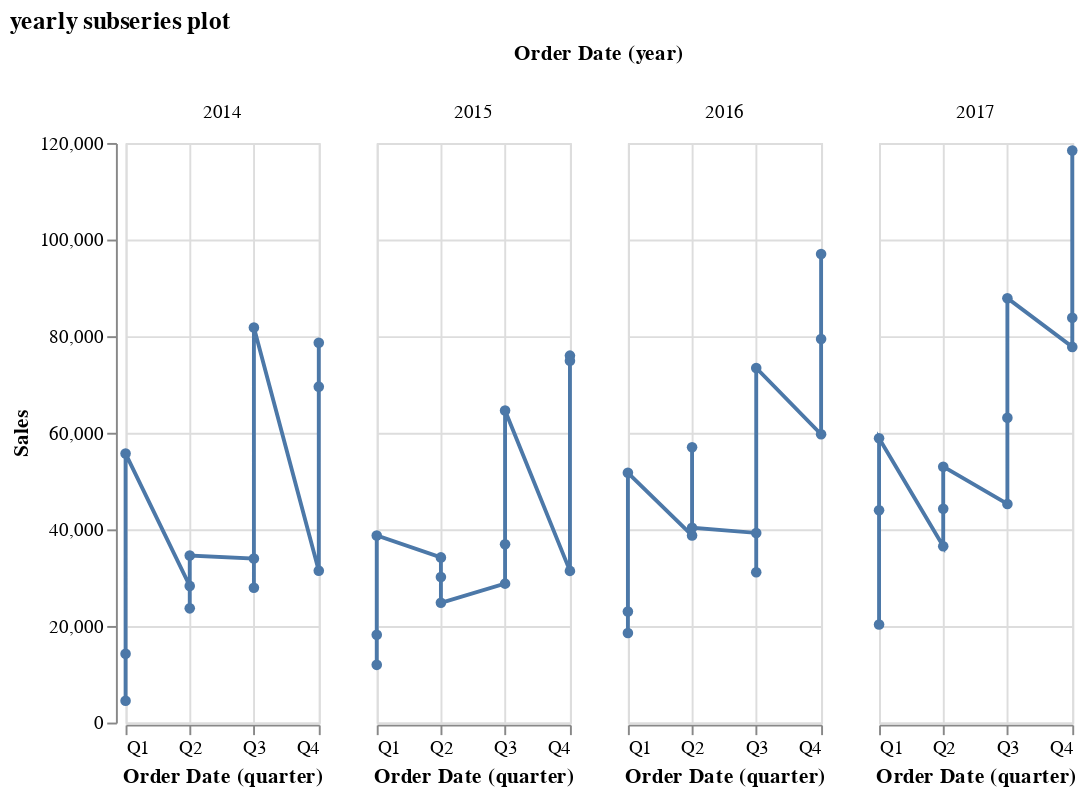

The notebook cell this image was saved under:
### Code cell
alt.Chart(monthly_all_df.reset_index()).mark_line(point=True).encode(
    x = 'quarter(Order Date)',
    y = 'Sales',
    column = 'year(Order Date)',
    tooltip = ['Order Date', 'Sales']
).properties(
    width = 100,
    title = 'yearly subseries plot'
)

### Figure 1 — Vega-Lite specification as saved in the notebook (floating-point values rounded to 4 significant figures)
{"config": {"view": {"continuousWidth": 300, "continuousHeight": 300}}, "data": {"name": "data-f912a0ed9fafb9ee8c14e88e0667045d"}, "mark": {"type": "line", "point": true}, "encoding": {"column": {"field": "Order Date", "timeUnit": "year", "type": "temporal"}, "tooltip": [{"field": "Order Date", "type": "temporal"}, {"field": "Sales", "type": "quantitative"}], "x": {"field": "Order Date", "timeUnit": "quarter", "type": "temporal"}, "y": {"field": "Sales", "type": "quantitative"}}, "title": "yearly subseries plot", "width": 100, "$schema": "https://vega.github.io/schema/vega-lite/v5.8.0.json", "datasets": {"data-f912a0ed9fafb9ee8c14e88e0667045d": [{"Order Date": "2014-01-31T00:00:00", "Sales": 14240.0}, {"Order Date": "2014-02-28T00:00:00", "Sales": 4520.0}, {"Order Date": "2014-03-31T00:00:00", "Sales": 55690.0}, {"Order Date": "2014-04-30T00:00:00", "Sales": 28300.0}, {"Order Date": "2014-05-31T00:00:00", "Sales": 23650.0}, {"Order Date": "2014-06-30T00:00:00", "Sales": 34600.0}, {"Order Date": "2014-07-31T00:00:00", "Sales": 33950.0}, {"Order Date": "2014-08-31T00:00:00", "Sales": 27910.0}, {"Order Date": "2014-09-30T00:00:00", "Sales": 81780.0}, {"Order Date": "2014-10-31T00:00:00", "Sales": 31450.0}, {"Order Date": "2014-11-30T00:00:00", "Sales": 78630.0}, {"Order Date": "2014-12-31T00:00:00", "Sales": 69550.0}, {"Order Date": "2015-01-31T00:00:00", "Sales": 18170.0}, {"Order Date": "2015-02-28T00:00:00", "Sales": 11950.0}, {"Order Date": "2015-03-31T00:00:00", "Sales": 38730.0}, {"Order Date": "2015-04-30T00:00:00", "Sales": 34200.0}, {"Order Date": "2015-05-31T00:00:00", "Sales": 30130.0}, {"Order Date": "2015-06-30T00:00:00", "Sales": 24800.0}, {"Order Date": "2015-07-31T00:00:00", "Sales": 28770.0}, {"Order Date": "2015-08-31T00:00:00", "Sales": 36900.0}, {"Order Date": "2015-09-30T00:00:00", "Sales": 64600.0}, {"Order Date": "2015-10-31T00:00:00", "Sales": 31400.0}, {"Order Date": "2015-11-30T00:00:00", "Sales": 75970.0}, {"Order Date": "2015-12-31T00:00:00", "Sales": 74920.0}, {"Order Date": "2016-01-31T00:00:00", "Sales": 18540.0}, {"Order Date": "2016-02-29T00:00:00", "Sales": 22980.0}, {"Order Date": "2016-03-31T00:00:00", "Sales": 51720.0}, {"Order Date": "2016-04-30T00:00:00", "Sales": 38750.0}, {"Order Date": "2016-05-31T00:00:00", "Sales": 56990.0}, {"Order Date": "2016-06-30T00:00:00", "Sales": 40340.0}, {"Order Date": "2016-07-31T00:00:00", "Sales": 39260.0}, {"Order Date": "2016-08-31T00:00:00", "Sales": 31120.0}, {"Order Date": "2016-09-30T00:00:00", "Sales": 73410.0}, {"Order Date": "2016-10-31T00:00:00", "Sales": 59690.0}, {"Order Date": "2016-11-30T00:00:00", "Sales": 79410.0}, {"Order Date": "2016-12-31T00:00:00", "Sales": 97000.0}, {"Order Date": "2017-01-31T00:00:00", "Sales": 43970.0}, {"Order Date": "2017-02-28T00:00:00", "Sales": 20300.0}, {"Order Date": "2017-03-31T00:00:00", "Sales": 58870.0}, {"Order Date": "2017-04-30T00:00:00", "Sales": 36520.0}, {"Order Date": "2017-05-31T00:00:00", "Sales": 44260.0}, {"Order Date": "2017-06-30T00:00:00", "Sales": 52980.0}, {"Order Date": "2017-07-31T00:00:00", "Sales": 45260.0}, {"Order Date": "2017-08-31T00:00:00", "Sales": 63120.0}, {"Order Date": "2017-09-30T00:00:00", "Sales": 87870.0}, {"Order Date": "2017-10-31T00:00:00", "Sales": 77780.0}, {"Order Date": "2017-11-30T00:00:00", "Sales": 118400.0}, {"Order Date": "2017-12-31T00:00:00", "Sales": 83830.0}]}}
